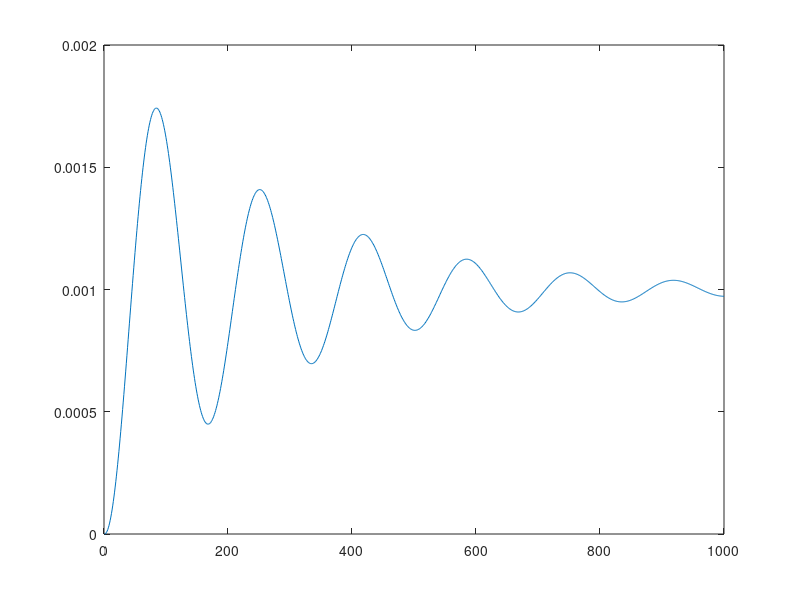

Recreate this plot in MATLAB.
function stegsvar()
c=50;
k=1000;
m=70;

w = sqrt(-(c/(2*m))^2 + (k/m));
a = c/(2*m);



t = linspace(0,10,1000);

y = 1./(w*m).*(1 - cos(w.*t).*exp(-a.*t) - a./w.*sin(w.*t).*exp(-a.*t))./(w + ((a.^2)./w));
figure
plot(y)

end
